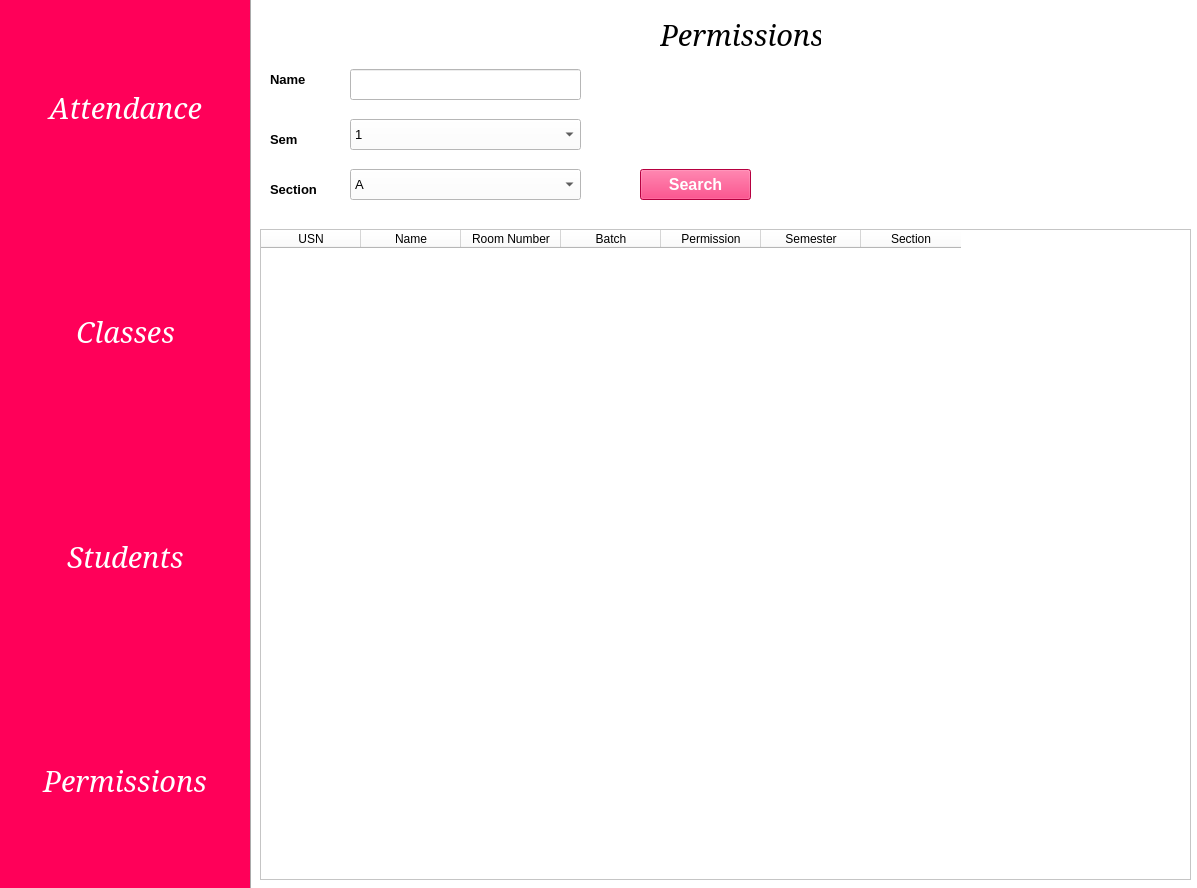
<?xml version="1.0" encoding="UTF-8"?>
<ui version="4.0">
 <class>MainWindow</class>
 <widget class="QMainWindow" name="MainWindow">
  <property name="geometry">
   <rect>
    <x>0</x>
    <y>0</y>
    <width>1197</width>
    <height>888</height>
   </rect>
  </property>
  <property name="windowTitle">
   <string>MainWindow</string>
  </property>
  <widget class="QWidget" name="centralwidget">
   <widget class="QFrame" name="frame">
    <property name="geometry">
     <rect>
      <x>0</x>
      <y>-1</y>
      <width>1421</width>
      <height>891</height>
     </rect>
    </property>
    <property name="styleSheet">
     <string notr="true">background-color: rgb(255, 255, 255);</string>
    </property>
    <property name="frameShape">
     <enum>QFrame::StyledPanel</enum>
    </property>
    <property name="frameShadow">
     <enum>QFrame::Raised</enum>
    </property>
    <widget class="QWidget" name="verticalWidget" native="true">
     <property name="geometry">
      <rect>
       <x>0</x>
       <y>0</y>
       <width>251</width>
       <height>891</height>
      </rect>
     </property>
     <property name="styleSheet">
      <string notr="true">background-color: rgb(255, 0, 89);</string>
     </property>
     <layout class="QVBoxLayout" name="verticalLayout_2">
      <item alignment="Qt::AlignHCenter|Qt::AlignVCenter">
       <widget class="QPushButton" name="Attendance">
        <property name="font">
         <font>
          <family>Garamond</family>
          <pointsize>22</pointsize>
          <italic>true</italic>
         </font>
        </property>
        <property name="styleSheet">
         <string notr="true">color: rgb(255, 255, 255);</string>
        </property>
        <property name="text">
         <string>Attendance</string>
        </property>
        <property name="flat">
         <bool>true</bool>
        </property>
       </widget>
      </item>
      <item alignment="Qt::AlignHCenter|Qt::AlignVCenter">
       <widget class="QPushButton" name="class_">
        <property name="font">
         <font>
          <family>Garamond</family>
          <pointsize>22</pointsize>
          <italic>true</italic>
         </font>
        </property>
        <property name="styleSheet">
         <string notr="true">color: rgb(255, 255, 255);</string>
        </property>
        <property name="text">
         <string>Classes</string>
        </property>
        <property name="flat">
         <bool>true</bool>
        </property>
       </widget>
      </item>
      <item alignment="Qt::AlignHCenter|Qt::AlignVCenter">
       <widget class="QPushButton" name="student">
        <property name="font">
         <font>
          <family>Garamond</family>
          <pointsize>22</pointsize>
          <italic>true</italic>
         </font>
        </property>
        <property name="styleSheet">
         <string notr="true">color: rgb(255, 255, 255);</string>
        </property>
        <property name="text">
         <string>Students</string>
        </property>
        <property name="flat">
         <bool>true</bool>
        </property>
       </widget>
      </item>
      <item alignment="Qt::AlignHCenter|Qt::AlignVCenter">
       <widget class="QPushButton" name="permission">
        <property name="font">
         <font>
          <family>Garamond</family>
          <pointsize>22</pointsize>
          <italic>true</italic>
         </font>
        </property>
        <property name="styleSheet">
         <string notr="true">color: rgb(255, 255, 255);</string>
        </property>
        <property name="text">
         <string>Permissions</string>
        </property>
        <property name="flat">
         <bool>true</bool>
        </property>
       </widget>
      </item>
     </layout>
    </widget>
    <widget class="QFrame" name="frame_2">
     <property name="geometry">
      <rect>
       <x>250</x>
       <y>0</y>
       <width>1171</width>
       <height>891</height>
      </rect>
     </property>
     <property name="font">
      <font>
       <family>Gadugi</family>
       <pointsize>12</pointsize>
       <weight>75</weight>
       <bold>true</bold>
      </font>
     </property>
     <property name="styleSheet">
      <string notr="true"/>
     </property>
     <property name="frameShape">
      <enum>QFrame::Box</enum>
     </property>
     <property name="frameShadow">
      <enum>QFrame::Sunken</enum>
     </property>
     <widget class="QLabel" name="label">
      <property name="geometry">
       <rect>
        <x>410</x>
        <y>20</y>
        <width>161</width>
        <height>31</height>
       </rect>
      </property>
      <property name="font">
       <font>
        <family>Garamond</family>
        <pointsize>22</pointsize>
        <italic>true</italic>
       </font>
      </property>
      <property name="text">
       <string>Permissions</string>
      </property>
     </widget>
     <widget class="QTableWidget" name="tableWidget">
      <property name="geometry">
       <rect>
        <x>10</x>
        <y>230</y>
        <width>931</width>
        <height>651</height>
       </rect>
      </property>
      <column>
       <property name="text">
        <string>USN</string>
       </property>
      </column>
      <column>
       <property name="text">
        <string>Name</string>
       </property>
      </column>
      <column>
       <property name="text">
        <string>Room Number</string>
       </property>
      </column>
      <column>
       <property name="text">
        <string>Batch</string>
       </property>
      </column>
      <column>
       <property name="text">
        <string>Permission</string>
       </property>
      </column>
      <column>
       <property name="text">
        <string>Semester</string>
       </property>
      </column>
      <column>
       <property name="text">
        <string>Section</string>
       </property>
      </column>
     </widget>
     <widget class="QLabel" name="label_2">
      <property name="geometry">
       <rect>
        <x>20</x>
        <y>70</y>
        <width>71</width>
        <height>21</height>
       </rect>
      </property>
      <property name="font">
       <font>
        <pointsize>10</pointsize>
        <weight>75</weight>
        <bold>true</bold>
       </font>
      </property>
      <property name="text">
       <string>Name</string>
      </property>
     </widget>
     <widget class="QLineEdit" name="lineEdit">
      <property name="geometry">
       <rect>
        <x>100</x>
        <y>70</y>
        <width>231</width>
        <height>31</height>
       </rect>
      </property>
      <property name="font">
       <font>
        <pointsize>10</pointsize>
       </font>
      </property>
      <property name="styleSheet">
       <string notr="true">selection-background-color: rgb(255, 0, 89);</string>
      </property>
     </widget>
     <widget class="QLabel" name="label_3">
      <property name="geometry">
       <rect>
        <x>20</x>
        <y>130</y>
        <width>51</width>
        <height>21</height>
       </rect>
      </property>
      <property name="font">
       <font>
        <pointsize>10</pointsize>
        <weight>75</weight>
        <bold>true</bold>
       </font>
      </property>
      <property name="text">
       <string>Sem</string>
      </property>
     </widget>
     <widget class="QLabel" name="label_7">
      <property name="geometry">
       <rect>
        <x>20</x>
        <y>180</y>
        <width>71</width>
        <height>21</height>
       </rect>
      </property>
      <property name="font">
       <font>
        <pointsize>10</pointsize>
        <weight>75</weight>
        <bold>true</bold>
       </font>
      </property>
      <property name="text">
       <string>Section</string>
      </property>
     </widget>
     <widget class="QComboBox" name="comboBox">
      <property name="geometry">
       <rect>
        <x>100</x>
        <y>120</y>
        <width>231</width>
        <height>31</height>
       </rect>
      </property>
      <property name="font">
       <font>
        <pointsize>10</pointsize>
       </font>
      </property>
      <property name="styleSheet">
       <string notr="true">selection-background-color: rgb(255, 0, 89);</string>
      </property>
      <item>
       <property name="text">
        <string>1</string>
       </property>
      </item>
      <item>
       <property name="text">
        <string>2</string>
       </property>
      </item>
      <item>
       <property name="text">
        <string>3</string>
       </property>
      </item>
      <item>
       <property name="text">
        <string>4</string>
       </property>
      </item>
      <item>
       <property name="text">
        <string>5</string>
       </property>
      </item>
      <item>
       <property name="text">
        <string>6</string>
       </property>
      </item>
      <item>
       <property name="text">
        <string>7</string>
       </property>
      </item>
      <item>
       <property name="text">
        <string>8</string>
       </property>
      </item>
     </widget>
     <widget class="QComboBox" name="comboBox_2">
      <property name="geometry">
       <rect>
        <x>100</x>
        <y>170</y>
        <width>231</width>
        <height>31</height>
       </rect>
      </property>
      <property name="font">
       <font>
        <pointsize>10</pointsize>
       </font>
      </property>
      <property name="styleSheet">
       <string notr="true">selection-background-color: rgb(255, 0, 89);</string>
      </property>
      <item>
       <property name="text">
        <string>A</string>
       </property>
      </item>
      <item>
       <property name="text">
        <string>B</string>
       </property>
      </item>
      <item>
       <property name="text">
        <string>C</string>
       </property>
      </item>
     </widget>
     <widget class="QPushButton" name="pushButton_5">
      <property name="geometry">
       <rect>
        <x>390</x>
        <y>170</y>
        <width>111</width>
        <height>31</height>
       </rect>
      </property>
      <property name="font">
       <font>
        <pointsize>12</pointsize>
        <weight>75</weight>
        <bold>true</bold>
       </font>
      </property>
      <property name="styleSheet">
       <string notr="true">background-color: rgb(255, 0, 89);
color: rgb(255, 255, 255);</string>
      </property>
      <property name="text">
       <string>Search</string>
      </property>
     </widget>
    </widget>
   </widget>
  </widget>
 </widget>
 <resources/>
 <connections/>
</ui>
